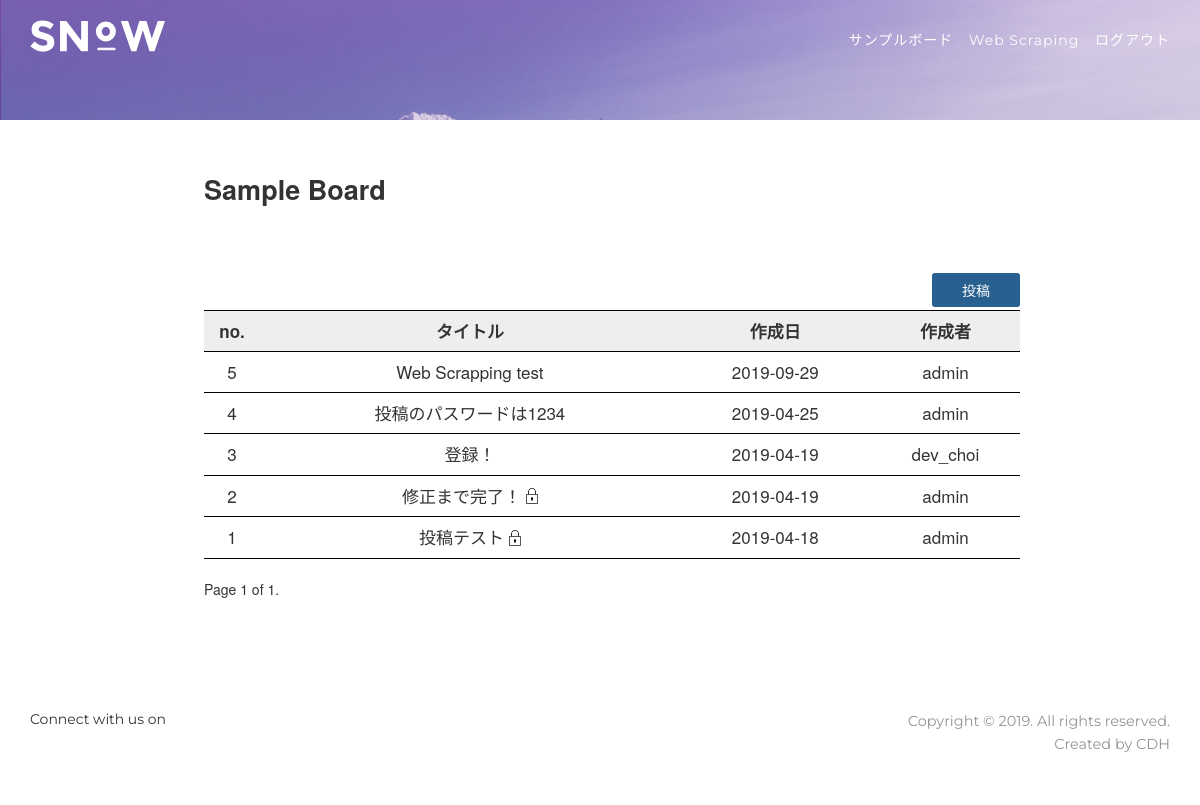
/smplBoard/list (signed in), run on the app's committed database.
### board/models.py (models this page shows)
class Board(models.Model):
    user = models.ForeignKey(User, on_delete=models.CASCADE)
    title = models.CharField(max_length=100)
    content = models.CharField(max_length=5000)
    is_secret = models.BooleanField(default=False)
    password = models.CharField(null=True, 	max_length=64)
    write_date = models.DateTimeField(auto_now_add=True)
    modify_date = models.DateTimeField(auto_now_add=True)
    is_deleted = models.BooleanField(default=False)

class User(models.Model):
    user_id = models.CharField(max_length=15)
    password = models.CharField(max_length=64)
    picture = models.FileField(null=True)
    is_deleted = models.BooleanField(default=False)

### board/smplBoard/views.py (the view)
# urls.py: path('smplBoard/list', board_views.boardList),
def boardList(request):
    logger.debug('Call boardList')
    page_index = None
    try:
        page_index = int(request.GET.get("page_index", 1))
    except Exception as e:
        page_index = 1
    logger.debug('page_index:%d' % page_index)
    try:
        objects = Board.objects.filter(is_deleted=False).order_by('-id')
        board_list = common.get_board_data(objects, page_index)
        idx_top = len(objects) - (page_index - 1) * settings.BOARD_VIEW_SIZE
        context = {
            'page_data': board_list,
            'idx_top': idx_top
        }
        return render(request, "board/smplBoard/list.html", context)
    except Exception as e:
        logger.error(e)

### board/common.py (called while the page is built)
def get_board_data(data_list, page_index):
    obj_page = Paginator(data_list, settings.BOARD_VIEW_SIZE)
    result_data = None
    if obj_page.count == 0:
        return []
    else:
        result_data = obj_page.page(page_index)
    return result_data

### board/templatetags/custom_tags.py (called while the page is built)
@register.filter
def minus(left, right):
    return left - right

### board/templates/board/smplBoard/list.html (shortened to what this page needs)
{% extends "content_base.html" %}
{% load static %}
{% load custom_tags %}
{% block css %}
  <link rel="stylesheet" href="{% static 'css/smplBoard/list.css' %}">
{% endblock css %}
{% block content %}
<div class="content_area">
	<div class="sub_title">
		<label>Sample Board</label>
	</div>
	<div class="btn_area_right">
		<span id="btn_regist">投稿</span>
	</div>
	<table class="list_board">
		<colgroup>
			<col />
			<col />
			<col />
			<col />
		</colgroup>
		<tbody>
			<tr>
				<th>
					no.
				</th>
				<th>
					タイトル
				</th>
				<th>
					作成日
				</th>
				<th>
					作成者
				</th>
			</tr>
			{% for board in page_data.object_list %}
			<tr>
				<td>
					{{idx_top|minus:forloop.counter0}}
				</td>
				<td>
					{% if board.is_secret and board.user.id != request.session.login_user %}
					<span class="pointer" onclick="checkPassword('{{board.id}}')">{{board.title}}</span>
					<img id="lock" src='{% static "img/lock.jpg" %}' />
					{% else %}
					<a href="/smplBoard/view?board_id={{board.id}}">{{board.title}}</a>
					{% endif %}
				</td>
				<td>
					{{board.write_date|date:"Y-m-d"}}
				</td>
				<td>
					{{board.user.user_id}}
				</td>
			</tr>
			{% endfor %}
		</tbody>
	</table>
	<div class="pagination">
	    <span class="step-links">
	        {% if page_data %}
	        <span class="current">
	            Page {{ page_data.number }} of {{ page_data.paginator.num_pages }}.
	        </span>
	        {% endif %}
	    </span>
	</div>
</div>
{% endblock content %}

### templates/content_base.html (shortened to what this page needs)
{% load static %}
<!DOCTYPE html>
<html lang="en"><head>
  <link rel="stylesheet" href="{% static 'css/font-awesome.min.css' %}">
  <link rel="stylesheet" href="{% static 'css/animate.css' %}">
  <link rel="stylesheet" href="{% static 'css/bootstrap.min.css' %}">
  <link rel="stylesheet" href="{% static 'css/content_main.css' %}">
  <link rel="stylesheet" href="{% static 'css/popup.css' %}">
  <link rel="stylesheet" href="{% static 'css/form.css' %}">
  {% block css %}
  {% endblock css %}
</head>
<body>
    <header>
      <div class="container">
        <div class="row">
          <div class="col-xs-6">
		  <a href="/"><img src="{% static 'img/logo.svg' %}" alt="Logo"></a>
          </div>
          <div class="col-xs-6 signin text-right navbar-nav">
            {% if request.session.login_user != None %}
            <a href="/smplBoard/list">サンプルボード</a>&nbsp; &nbsp;
            {% endif %}
            <a href="/scraping/yahoo">Web Scraping</a>&nbsp; &nbsp;
            {% if request.session.login_user == None %}
            <a class="btn-popup" href="#layer2">ログイン</a>
            {% else %}
            <a class="btn-popup" href="/user/logout">ログアウト</a>
            {% endif %}
          </div>
        </div>
      </div>
    </header>
    <div class="content">
    {% block content %}
    {% endblock content %}
    </div>
    <footer>
      <div class="container">
        <div class="row">
          <div class="col-sm-8 margin-20">
            <ul class="list-inline social">
              <li>Connect with us on</li>
              <li><a href="#"><i class="fa fa-twitter"></i></a></li>
              <li><a href="#"><i class="fa fa-facebook"></i></a></li>
              <li><a href="#"><i class="fa fa-instagram"></i></a></li>
            </ul>
          </div>
          <div class="col-sm-4 text-right">
            <p><small>Copyright &copy; 2019. All rights reserved. <br>
	            Created by CDH</small></p>
          </div>
        </div>
      </div>
    </footer>
    </body>
</html>

### board/static/css/content_main.css (style rules this page uses)
h1, h2, h3, h4, h5, h6, p, .btn, .navbar-nav a, .form-control, .list-inline, small, #pricing { font-family: 'Montserrat', sans-serif; }
p, .lead { font-family: 'Raleway', sans-serif; }
p { font-size: 17px; line-height: 22px; color: #929496; font-weight: 400; }
a { color: inherit; font-weight: inherit; font-size: inherit; text-decoration: none; }
.margin-20 { margin-bottom: 20px !important; }
.navbar-inverse .navbar-nav > li > a, .navbar-nav a { color: #ffffff; font-size: 14px; letter-spacing: 1px; }
header { background: url(../img/header-bg.jpg) no-repeat; width: 100%; padding: 20px 10px 60px 10px; height: 15vh; overflow: hidden; background-size: cover; -webkit-background-size: cover; -moz-background-size: cover; -o-background-size: cover; }
.signin { padding-top: 9px; }
footer { background: #ffffff; padding: 40px 0px; }
.content { padding: 50px 0 50px 0; margin-left: auto; margin-right: auto; }

### board/static/css/form.css (style rules this page uses)
.content_area { width: 68%; margin: 0 17% 0 17%; display: inline-grid; }
.sub_title { margin-bottom: 46px; }
.sub_title > label { font-size: 27px; }
.btn_area_right { text-align: right; margin: 20px 0 10px 0; }
.btn_area_right > span { padding: 7px 30px; width: 50px; border-radius: 3px; background-color: #286090; color: white; cursor: pointer; }
.pointer { cursor: pointer; }

### board/static/css/smplBoard/list.css (style rules this page uses)
#lock { width: 12px; margin-bottom: 4px; }
.list_board > tbody > tr > th { text-align: center; font-weight: bold; font-size: 17px; padding: 8px 0 8px 0; background-color: #eee; border-top: 1px solid black; border-bottom: 1px solid black; }
.list_board > tbody > tr > td { text-align: center; font-size: 17px; padding: 8px 0 8px 0; border-bottom: 1px solid black; }

### data on the page
Board: counter0 "5", title "Web Scrapping test", write_date "2019-09-29", user.user_id "admin"
Board: counter0 "4", title "投稿のパスワードは1234", write_date "2019-04-25", user.user_id "admin"
Board: counter0 "3", title "登録！", write_date "2019-04-19", user.user_id "dev_choi"
Board: user "2", title "修正まで完了！", is_secret True (drawn), write_date "2019-04-19", user.user_id "admin"
Board: is_secret "1", title "投稿テスト", write_date "2019-04-18", user.user_id "admin"

### other printed values
{{ page_data.number }} "1"
{{ page_data.paginator.num_pages }} "1"
